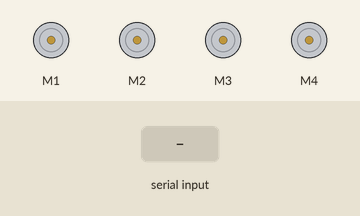
A sketch run on a simulated Arduino Uno, built with avr-gcc and run on an emulated ATmega328P. Parts: 4 × DC motor (green arrow = forward, orange = backward, longer = faster). Inputs (shaded band) come from the test bench.

Above: at 1.2 s.
1.3 s: "F" received over Serial
At 2.2 s:
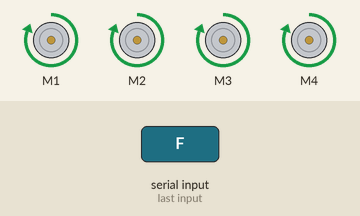
2.8 s: byte 72 ('H') received over Serial
At 3.4 s:
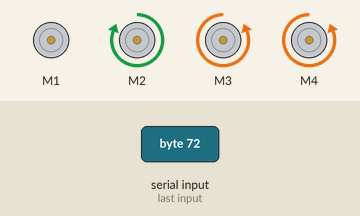
4.3 s: byte 73 ('I') received over Serial
At 5.5 s:
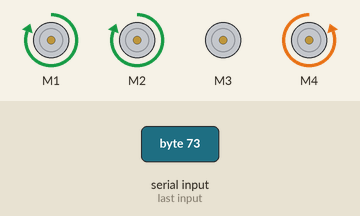
5.8 s: byte 74 ('J') received over Serial
At 6.9 s:
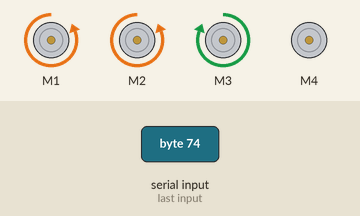
7.3 s: "2" received over Serial
At 8.0 s:
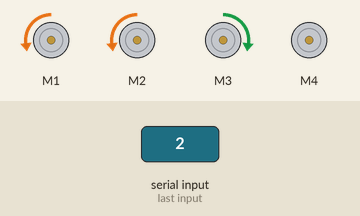
8.8 s: "5" received over Serial
At 9.1 s:
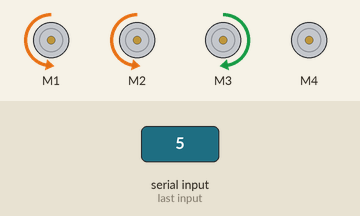
Timing chart, 0 to 11.3 s (numbered marks = the images above; inputs shaded):
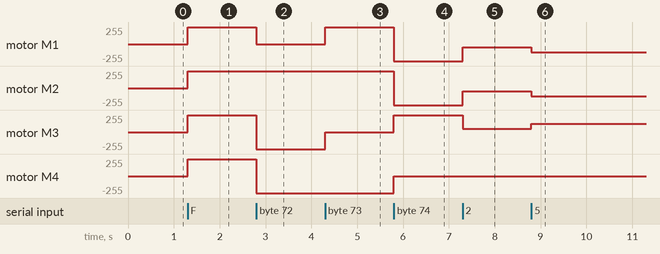

The sketch:

BTControl.ino
```cpp
/* Sebelum Upload Anda memerlukan Beberapa Lib dibawah ini
  ----------------------------------------------------------------------------------
  AFMotor Library https://learn.adafruit.com/adafruit-motor-shield/library-install
  -----------------------------------------------------------------------------------
  Cara Install Library
  Sketch >> Include Library >> Add .ZIP Library >> Pilih .Zip dari file diatas
  -----------------------------------------------------------------------------------
*/
#include <AFMotor.h>

AF_DCMotor motor1(1);
AF_DCMotor motor2(2);
AF_DCMotor motor3(3);
AF_DCMotor motor4(4);

char bt='S';
void setup()
{
  Serial.begin(9600);

  motor1.setSpeed(255);
  motor2.setSpeed(255);
  motor3.setSpeed(255);
  motor4.setSpeed(255);
  berhenti();
}


void loop() {

bt=Serial.read();

if(bt=='1')
{
  motor1.setSpeed(0);
  motor2.setSpeed(0);
  motor3.setSpeed(0);
  motor4.setSpeed(0);
}if(bt=='2')
{
  motor1.setSpeed(50);
  motor2.setSpeed(50);
  motor3.setSpeed(50);
  motor4.setSpeed(50);
}if(bt=='5')
{
  motor1.setSpeed(127);
  motor2.setSpeed(127);
  motor3.setSpeed(127);
  motor4.setSpeed(127);
}if(bt=='7')
{
  motor1.setSpeed(180);
  motor2.setSpeed(180);
  motor3.setSpeed(180);
  motor4.setSpeed(180);
}
if(bt=='q')
{
  motor1.setSpeed(255);
  motor2.setSpeed(255);
  motor3.setSpeed(255);
  motor4.setSpeed(255);
}
if(bt=='F')
{
 maju();
}

if(bt=='B')
{
 mundur();
}

if(bt=='R')
{
 kanan();
}

if(bt=='L')
{
 kiri();
}
if(bt=='G')
{
 fkiri();
}
if(bt=='H')
{
 bkiri();
}
if(bt=='I')
{
 fkanan();
}
if(bt=='J')
{
 bkanan();
}

if(bt=='S')
{
 berhenti();
}

}
void maju()
{
  motor1.run(FORWARD);
  motor2.run(FORWARD);
  motor3.run(FORWARD);
  motor4.run(FORWARD);
}

void mundur()
{
  motor1.run(BACKWARD);
  motor2.run(BACKWARD);
  motor3.run(BACKWARD);
  motor4.run(BACKWARD);
}
void kanan()
{
  motor1.run(FORWARD);
  motor2.run(FORWARD);
  motor3.run(RELEASE);
  motor4.run(RELEASE);
}
void fkanan()
{
  motor1.run(FORWARD);
  motor2.run(FORWARD);
  motor3.run(RELEASE);
  motor4.run(BACKWARD);
}
void bkanan()
{
  motor1.run(BACKWARD);
  motor2.run(BACKWARD);
  motor3.run(FORWARD);
  motor4.run(RELEASE);
}
void fkiri()
{
  motor1.run(BACKWARD);
  motor2.run(RELEASE);
  motor3.run(FORWARD);
  motor4.run(FORWARD);
}
void bkiri()
{
  motor1.run(RELEASE);
  motor2.run(FORWARD);
  motor3.run(BACKWARD);
  motor4.run(BACKWARD);
}
void kiri()
{
  motor1.run(RELEASE);
  motor2.run(RELEASE);
  motor3.run(FORWARD);
  motor4.run(FORWARD);
}
void berhenti()
{
  motor1.run(RELEASE);
  motor2.run(RELEASE);
  motor3.run(RELEASE);
  motor4.run(RELEASE);
}
```

Measured:
- after the input at 1.3 s, motor M1–4: stopped → forward 255/255 at once
- after the input at 2.8 s, motor M1: forward 255/255 → stopped at once; motor M3, motor M4: forward 255/255 → backward 255/255 at once
- after the input at 4.3 s, motor M1: stopped → forward 255/255 at once; motor M3: backward 255/255 → stopped at once
- after the input at 5.8 s, motor M1, motor M2: forward 255/255 → backward 255/255 at once; motor M3: stopped → forward 255/255 at once; motor M4: backward 255/255 → stopped at once
- after the input at 7.3 s, motor M1, motor M2: backward 255/255 → backward 50/255 at once; motor M3: forward 255/255 → forward 50/255 at once
- after the input at 8.8 s, motor M1, motor M2: backward 50/255 → backward 127/255 at once; motor M3: forward 50/255 → forward 127/255 at once
